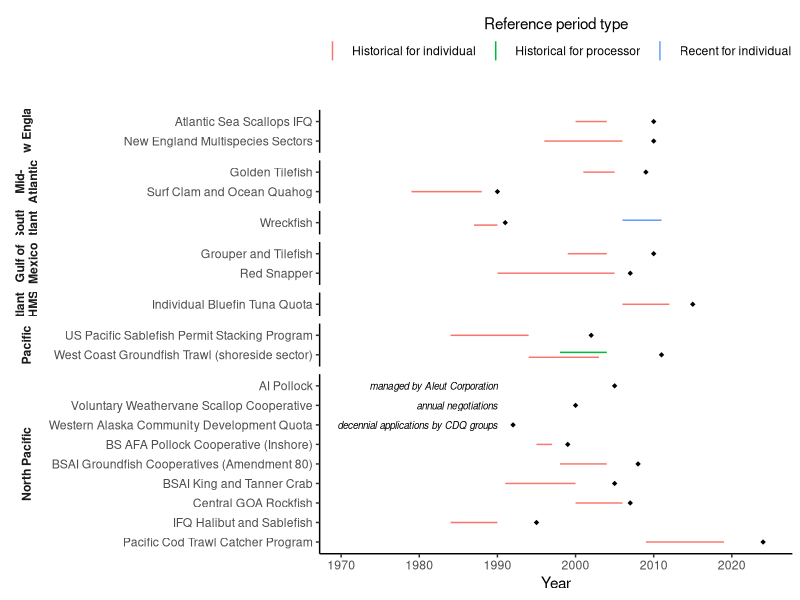
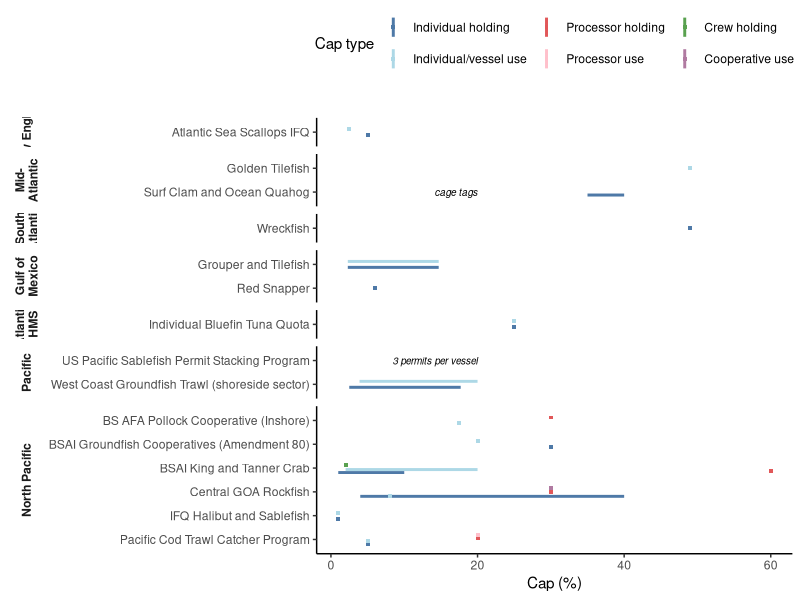

Write R code to recreate these figures, in order.
# CREATION DATE 9 Oct 2024

# AUTHOR: zoe.j.kitchel@gmail.com

# PURPOSE: Visualize catch share characteristics

#############################
##Setup
#############################
library(data.table)
library(stringr)
library(ggplot2)

########################
##Load data
########################

#####Bring in catch shares by year
catch_share_allocation_database_forloading <- fread("data/database/processed/catch_share_allocation_database_forloading.csv")
catch_share_allocation_database_forloading[,council_lead := factor(council_lead, levels = c("NEFMC","MAFMC","SAFMC","GMFMC","Atlantic HMS","PFMC","NPFMC"),
                                                                   labels = c("New England","Mid-\nAtlantic","South\nAtlantic","Gulf of\nMexico","Atlantic\nHMS","Pacific","North Pacific"))]

########################
##Plot start and end input years, and start year of program
########################

catch_share_allocation_years <- unique(catch_share_allocation_database_forloading[,.(short_program_name,share_program, council_lead, shares_basis,
                                                                                     shares_basis_text, shares_start_yr,
                                                                                    shares_basis_historical_start,
                                                                                     shares_basis_historical_end)])

catch_share_start_end_input_years <- ggplot() + 
  geom_linerange(data = catch_share_allocation_years[complete.cases(catch_share_allocation_years),], aes(x = forcats::fct_rev(short_program_name), ymin = shares_basis_historical_start, ymax = shares_basis_historical_end, color = shares_basis), position = position_dodge(width = 0.5)) +
  geom_point(data = catch_share_allocation_years, aes(x = forcats::fct_rev(short_program_name), y = shares_start_yr, fill = "black"), shape = 23, fill = "black", color = "white") + 
  geom_text(data = catch_share_allocation_years[complete.cases(catch_share_allocation_years[,shares_basis_text]),], aes(x = forcats::fct_rev(short_program_name), y = 1990, label = shares_basis_text), fontface = "italic", size = 2.5, hjust = 1) +
  theme_classic() + 
  facet_grid(council_lead~"", scales = "free", space = "free", switch = "y") + 
  labs(x = "Program", y = "Year", color = "Reference period type") + 
  guides(color = guide_legend(title.position = "top", title.hjust=0.5)) +
  lims(y = c(1970,2025)) +
  theme(
    strip.background = element_blank(),   # Remove the facet label box
    strip.text.y.left = element_text(face = "bold"),  # Make facet labels bold
    strip.placement = "outside",           # Place facet labels outside of y-axis
    axis.title.y = element_blank(),  # Adjust vertical alignment of y-axis title if needed
    legend.position = "top",
    legend.direction = "horizontal"
    
  ) +
  coord_flip()


ggsave(catch_share_start_end_input_years, path = "figures",filename = "catch_share_start_end_input_years.jpg", width = 8, height = 9, units = "in")

########################
##Plot share caps
########################

catch_share_allocation_caps <- unique(catch_share_allocation_database_forloading[,.(short_program_name,share_program, council_lead, 
                                                                                     cap_type_title, cap_text, cap_min, cap_max)])

catch_share_allocation_caps[,cap_type_title := factor(cap_type_title, levels = c(  "Individual holding",  "Individual/vessel use",  "Processor holding","Processor use",     "Crew holding",   
                                                                                   "Cooperative use"      ))]

catch_share_caps <- ggplot() + 
  geom_linerange(data = catch_share_allocation_caps[complete.cases(cap_type_title),], aes(x = forcats::fct_rev(short_program_name), ymin = cap_min, ymax = cap_max, color = cap_type_title), position = position_dodge(width = 0.5), linewidth = 1) +
  geom_point(data = catch_share_allocation_caps[cap_min == cap_max,], aes(x = forcats::fct_rev(short_program_name), y = cap_min, color = cap_type_title), position = position_dodge(width = 0.5), shape = 15, size = 1) +
  scale_color_manual(values = c("#4e79a7", "lightblue", "#e15759", "pink", "#59a14f", "#b07aa1")) +
  geom_text(data = catch_share_allocation_caps[complete.cases(catch_share_allocation_caps[,cap_text]),], aes(x = forcats::fct_rev(short_program_name), y = 20, label = cap_text), fontface = "italic", size = 2.5, hjust = 1) +
  theme_classic() + 
  facet_grid(council_lead~"", scales = "free", space = "free", switch = "y") + 
  labs(x = "Program", y = "Cap (%)", color = "Cap type") + 
  guides(linetype = guide_legend(title.position = "top", title.hjust=0.5)) +
 # lims(y = c(1970,2025)) +
  theme(
    strip.background = element_blank(),   # Remove the facet label box
    strip.text.y.left = element_text(face = "bold"),  # Make facet labels bold
    strip.placement = "outside",           # Place facet labels outside of y-axis
    axis.title.y = element_blank(),  # Adjust vertical alignment of y-axis title if needed
    legend.position = "top",
    legend.direction = "horizontal"
    
  ) +
  coord_flip()


ggsave(catch_share_caps, path = "figures",filename = "catch_share_caps.jpg", width = 8, height = 12, units = "in")

##########
#Merge two figures
##########

catch_share_full <- cowplot::plot_grid(catch_share_start_end_input_years,
                                       catch_share_caps + theme(axis.text.y = element_blank(), strip.text = element_blank()),
                                       ncol = 2, align = "hv")


#to do
#order by year of implementation
#copy to Chris's faceting style, with FMC on right
#add line type for first panel with years for 'fully year based' vs. 'partly year based'
